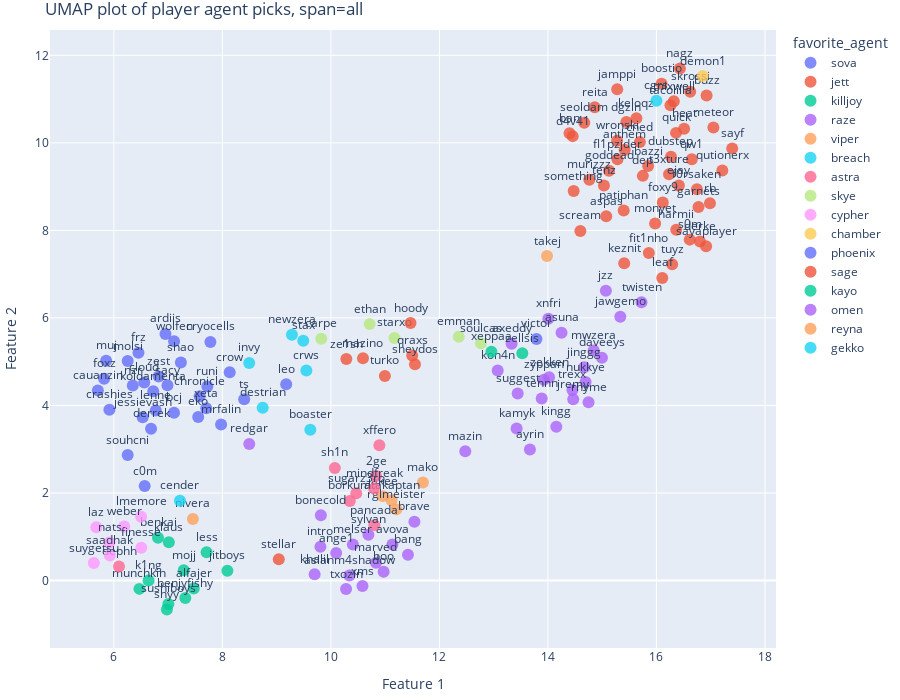

The notebook cell this image was saved under:
### Code cell
tsne = UMAP(n_neighbors=20, min_dist=0.7, metric="correlation", random_state=42)
# tsne = PCA(n_components=2, random_state=42)
# tsne = TSNE(n_components=2, random_state=42)
df["annotation"] = df.apply(get_annotation, axis=1)
df["favorite_agent"] = df[agent_roles.keys()].idxmax(axis=1)
val = df[list(agent_roles.keys())].values
X = tsne.fit_transform(val)
df["x"] = X[:, 0]
df["y"] = X[:, 1]
fig = px.scatter(
    df,
    x="x",
    y="y",
    hover_name="name",
    text="name",
    color="favorite_agent",
    # symbol="region",
    custom_data=["annotation"],
    width=900,
    height=700,
)
# fig.update_layout(coloraxis_colorbar=dict(x=1.1))
fig.update_layout(
    coloraxis_colorbar=dict(x=1.1, title="Rating"),
    # legend=dict(orientation="h", yanchor="bottom", y=0, xanchor="left", x=0, title="Region", tracegroupgap=10),
    margin=dict(l=10, r=10, b=10, t=30),
    title=f"UMAP plot of player agent picks, span={span}",
    xaxis_title="Feature 1",
    yaxis_title="Feature 2",
)
fig.update_traces(
    marker=dict(
        size=12,
        opacity=0.8,
    ),
    textposition="top center",
    hovertemplate="%{customdata}",
)

fig.write_html("figs/players-{span}.html")
fig.write_image("figs/players-{span}.png", scale=2)

fig.show()
